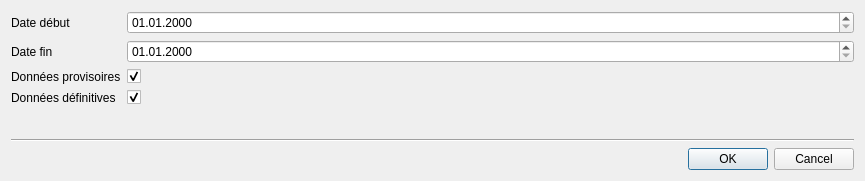
<?xml version="1.0" encoding="UTF-8"?>
<ui version="4.0">
 <class>Delete</class>
 <widget class="QDialog" name="Delete">
  <property name="geometry">
   <rect>
    <x>0</x>
    <y>0</y>
    <width>865</width>
    <height>181</height>
   </rect>
  </property>
  <property name="windowTitle">
   <string>Delete</string>
  </property>
  <layout class="QVBoxLayout" name="verticalLayout">
   <item>
    <layout class="QFormLayout" name="formLayout">
     <item row="0" column="0">
      <widget class="QLabel" name="label">
       <property name="text">
        <string>Date début</string>
       </property>
      </widget>
     </item>
     <item row="0" column="1">
      <widget class="QgsDateTimeEdit" name="start_date">
       <property name="locale">
        <locale language="French" country="France"/>
       </property>
       <property name="displayFormat">
        <string>dd.MM.yyyy </string>
       </property>
      </widget>
     </item>
     <item row="1" column="0">
      <widget class="QLabel" name="label_2">
       <property name="text">
        <string>Date fin</string>
       </property>
      </widget>
     </item>
     <item row="1" column="1">
      <widget class="QgsDateTimeEdit" name="end_date">
       <property name="displayFormat">
        <string>dd.MM.yyyy </string>
       </property>
      </widget>
     </item>
     <item row="2" column="0">
      <widget class="QLabel" name="label_3">
       <property name="text">
        <string>Données provisoires</string>
       </property>
      </widget>
     </item>
     <item row="2" column="1">
      <widget class="QCheckBox" name="quarantine">
       <property name="text">
        <string/>
       </property>
       <property name="checked">
        <bool>true</bool>
       </property>
      </widget>
     </item>
     <item row="3" column="0">
      <widget class="QLabel" name="label_4">
       <property name="text">
        <string>Données définitives</string>
       </property>
      </widget>
     </item>
     <item row="3" column="1">
      <widget class="QCheckBox" name="definitive">
       <property name="text">
        <string/>
       </property>
       <property name="checked">
        <bool>true</bool>
       </property>
      </widget>
     </item>
    </layout>
   </item>
   <item>
    <widget class="Line" name="line">
     <property name="orientation">
      <enum>Qt::Horizontal</enum>
     </property>
    </widget>
   </item>
   <item>
    <widget class="QDialogButtonBox" name="buttons">
     <property name="orientation">
      <enum>Qt::Horizontal</enum>
     </property>
     <property name="standardButtons">
      <set>QDialogButtonBox::Cancel|QDialogButtonBox::Ok</set>
     </property>
    </widget>
   </item>
  </layout>
 </widget>
 <customwidgets>
  <customwidget>
   <class>QgsDateTimeEdit</class>
   <extends>QDateTimeEdit</extends>
   <header>qgsdatetimeedit.h</header>
  </customwidget>
 </customwidgets>
 <resources/>
 <connections>
  <connection>
   <sender>buttons</sender>
   <signal>accepted()</signal>
   <receiver>Delete</receiver>
   <slot>accept()</slot>
   <hints>
    <hint type="sourcelabel">
     <x>248</x>
     <y>254</y>
    </hint>
    <hint type="destinationlabel">
     <x>157</x>
     <y>274</y>
    </hint>
   </hints>
  </connection>
  <connection>
   <sender>buttons</sender>
   <signal>rejected()</signal>
   <receiver>Delete</receiver>
   <slot>reject()</slot>
   <hints>
    <hint type="sourcelabel">
     <x>316</x>
     <y>260</y>
    </hint>
    <hint type="destinationlabel">
     <x>286</x>
     <y>274</y>
    </hint>
   </hints>
  </connection>
 </connections>
</ui>
